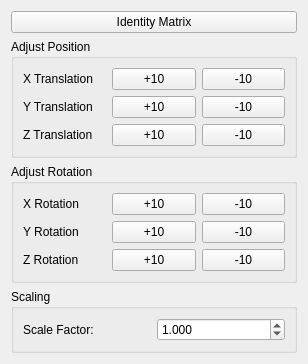
<?xml version="1.0" encoding="UTF-8"?>
<ui version="4.0">
 <class>rt3DPointBuffer</class>
 <widget class="QWidget" name="rt3DPointBuffer">
  <property name="geometry">
   <rect>
    <x>0</x>
    <y>0</y>
    <width>308</width>
    <height>357</height>
   </rect>
  </property>
  <property name="windowTitle">
   <string>Form</string>
  </property>
  <layout class="QVBoxLayout" name="verticalLayout">
   <item>
    <widget class="QPushButton" name="pushButtonIdentity">
     <property name="text">
      <string>Identity Matrix</string>
     </property>
    </widget>
   </item>
   <item>
    <widget class="QGroupBox" name="groupBox">
     <property name="title">
      <string>Adjust Position</string>
     </property>
     <layout class="QGridLayout" name="gridLayout">
      <item row="0" column="0">
       <widget class="QLabel" name="label">
        <property name="text">
         <string>X Translation</string>
        </property>
       </widget>
      </item>
      <item row="0" column="1">
       <widget class="QPushButton" name="pushXPlus">
        <property name="text">
         <string>+10</string>
        </property>
       </widget>
      </item>
      <item row="0" column="2">
       <widget class="QPushButton" name="pushXMinus">
        <property name="text">
         <string>-10</string>
        </property>
       </widget>
      </item>
      <item row="1" column="0">
       <widget class="QLabel" name="label_2">
        <property name="text">
         <string>Y Translation</string>
        </property>
       </widget>
      </item>
      <item row="2" column="0">
       <widget class="QLabel" name="label_3">
        <property name="text">
         <string>Z Translation</string>
        </property>
       </widget>
      </item>
      <item row="1" column="1">
       <widget class="QPushButton" name="pushYPlus">
        <property name="text">
         <string>+10</string>
        </property>
       </widget>
      </item>
      <item row="1" column="2">
       <widget class="QPushButton" name="pushYMinus">
        <property name="text">
         <string>-10</string>
        </property>
       </widget>
      </item>
      <item row="2" column="1">
       <widget class="QPushButton" name="pushZPlus">
        <property name="text">
         <string>+10</string>
        </property>
       </widget>
      </item>
      <item row="2" column="2">
       <widget class="QPushButton" name="pushZMinus">
        <property name="text">
         <string>-10</string>
        </property>
       </widget>
      </item>
     </layout>
    </widget>
   </item>
   <item>
    <widget class="QGroupBox" name="groupBox_2">
     <property name="title">
      <string>Adjust Rotation</string>
     </property>
     <layout class="QGridLayout" name="gridLayout_2">
      <item row="0" column="0">
       <widget class="QLabel" name="label_6">
        <property name="text">
         <string>X Rotation</string>
        </property>
       </widget>
      </item>
      <item row="0" column="1">
       <widget class="QPushButton" name="rotateXPlus">
        <property name="text">
         <string>+10</string>
        </property>
       </widget>
      </item>
      <item row="0" column="2">
       <widget class="QPushButton" name="rotateXMinus">
        <property name="text">
         <string>-10</string>
        </property>
       </widget>
      </item>
      <item row="1" column="0">
       <widget class="QLabel" name="label_4">
        <property name="text">
         <string>Y Rotation</string>
        </property>
       </widget>
      </item>
      <item row="1" column="1">
       <widget class="QPushButton" name="rotateYPlus">
        <property name="text">
         <string>+10</string>
        </property>
       </widget>
      </item>
      <item row="1" column="2">
       <widget class="QPushButton" name="rotateYMinus">
        <property name="text">
         <string>-10</string>
        </property>
       </widget>
      </item>
      <item row="2" column="0">
       <widget class="QLabel" name="label_5">
        <property name="text">
         <string>Z Rotation</string>
        </property>
       </widget>
      </item>
      <item row="2" column="1">
       <widget class="QPushButton" name="rotateZPlus">
        <property name="text">
         <string>+10</string>
        </property>
       </widget>
      </item>
      <item row="2" column="2">
       <widget class="QPushButton" name="rotateZMinus">
        <property name="text">
         <string>-10</string>
        </property>
       </widget>
      </item>
     </layout>
    </widget>
   </item>
   <item>
    <widget class="QGroupBox" name="groupBox_3">
     <property name="title">
      <string>Scaling</string>
     </property>
     <layout class="QHBoxLayout" name="horizontalLayout">
      <item>
       <widget class="QLabel" name="label_7">
        <property name="text">
         <string>Scale Factor:</string>
        </property>
       </widget>
      </item>
      <item>
       <widget class="QDoubleSpinBox" name="scaleSpinBox">
        <property name="decimals">
         <number>3</number>
        </property>
        <property name="minimum">
         <double>0.001000000000000</double>
        </property>
        <property name="singleStep">
         <double>0.100000000000000</double>
        </property>
        <property name="value">
         <double>1.000000000000000</double>
        </property>
       </widget>
      </item>
     </layout>
    </widget>
   </item>
  </layout>
 </widget>
 <resources/>
 <connections/>
</ui>
